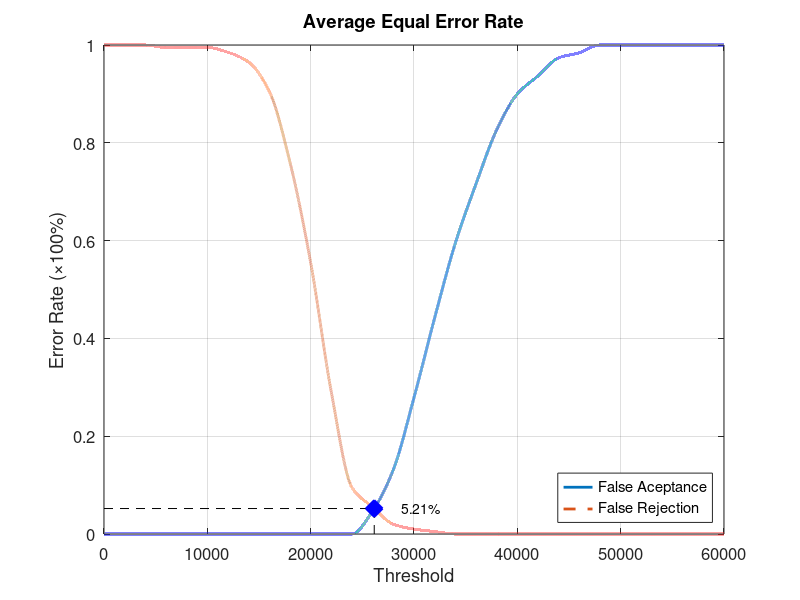
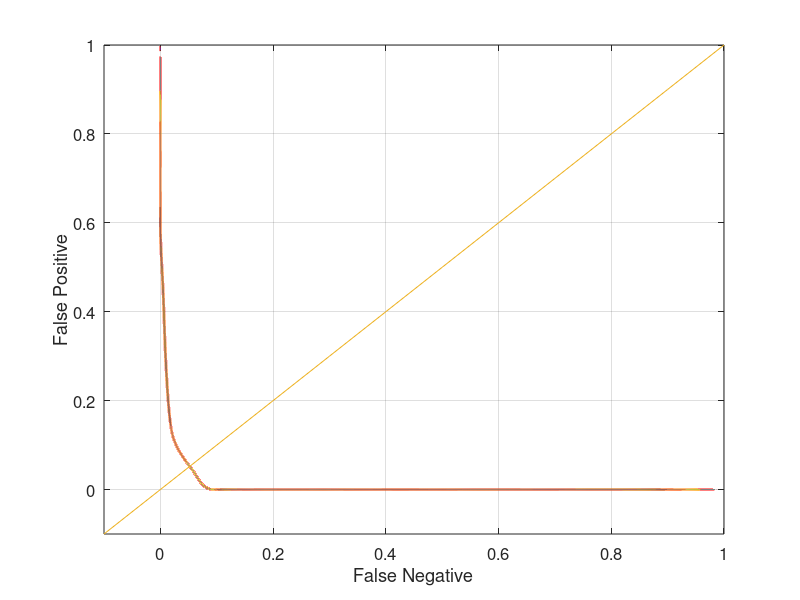

Write MATLAB code to recreate these figures, in order.
function yEER = Database2_2
close all;
clear;
clc;
x = 0:2000:60000;
xq = 0:0.5:60000;

y0 = [0 0 0 0 0 0 0 0 0 0 0 0 0 0.0473684 0.131579 0.278947 0.442105 0.594737 0.715789 0.826316 0.9 0.936842 0.973684 0.984211 1 1 1 1 1 1 1];
yy0 = interp1(x, y0, xq, 'pchip');
y1 = [1 1 1 0.995 0.995 0.995 0.985 0.965 0.905 0.76 0.555 0.29 0.095 0.055 0.02 0.01 0.005 0 0 0 0 0 0 0 0 0 0 0 0 0 0];
yy1 = interp1(x, y1, xq, 'pchip');

% Calculating EER: 
y2 = abs(y0 - y1);
find(y2 == min(y2))
yy2 = abs(yy0 - yy1);
xEER = find(yy2 == min(yy2));
xEERIndex = xq(xEER) % X-axis EER
yEER = yy0(xEER) % Y-axis EER

main = figure
plot(xq, yy0,'-','LineWidth', 2);	hold on
plot(xq, yy1,'--','LineWidth', 2);	hold on
plot([xEERIndex xEERIndex], [0 yEER], 'k--');	hold on
plot([0 xEERIndex], [yEER yEER], 'k--');	hold on
plot(xEERIndex, yEER, 'bx', 'LineWidth', 10);	hold on
text(xEERIndex + 10 * xEERIndex / 100, yEER, [num2str(round((10000 * yEER)) / 100) '%'])
legend('False Aceptance', 'False Rejection', 'Location', 'SouthEast')
xlabel('Threshold')
ylabel('Error Rate (\times100%)')
title('Average Equal Error Rate')
set(gca, 'FontSize', 12)
axis([0 60000 0 1])
grid on

print(main, 'Database2_2Main', '-dpng');
FNRxFPR = figure('Color', [1 1 1]);
plot(yy1, yy0, '-', yy1, yy0, 'LineWidth', 2);
hold on
y = -0.1:0.1:1
plot(y, y); 
set(gca, 'FontSize', 12)
xlabel('False Negative')
ylabel('False Positive')
axis([-0.1 1 -0.1 1])
set(gca, 'FontSize', 12)
grid on

print(FNRxFPR, 'Database2_2FNRxFPR','-dpng');
end
